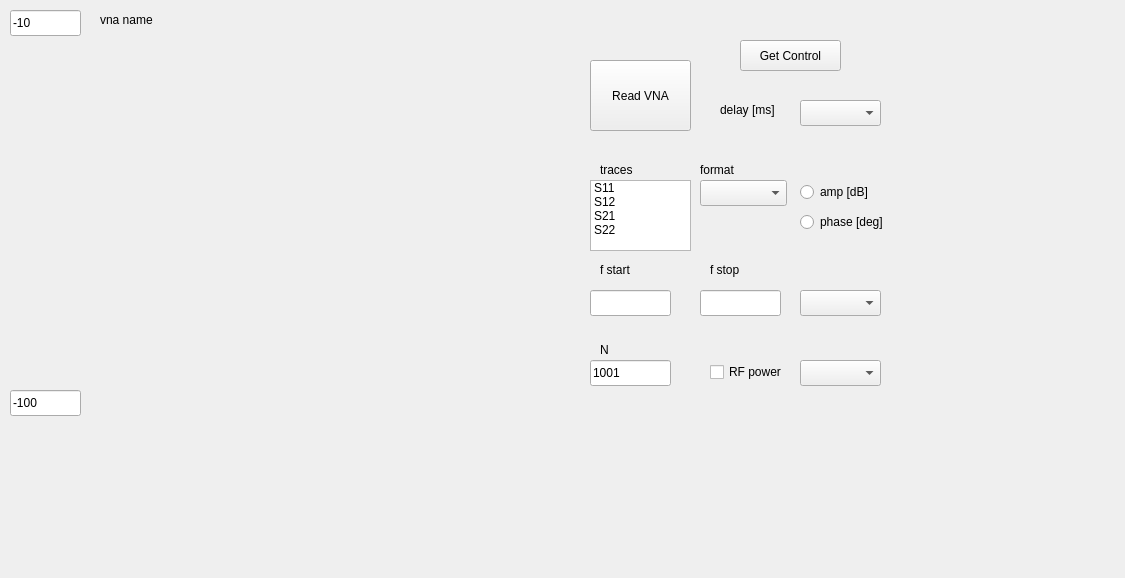
<?xml version="1.0" encoding="UTF-8"?>
<ui version="4.0">
 <class>vna</class>
 <widget class="QWidget" name="vna">
  <property name="geometry">
   <rect>
    <x>0</x>
    <y>0</y>
    <width>1125</width>
    <height>578</height>
   </rect>
  </property>
  <property name="windowTitle">
   <string>Form</string>
  </property>
  <widget class="QWidget" name="plotWidgetPlaceholder" native="true">
   <property name="geometry">
    <rect>
     <x>20</x>
     <y>40</y>
     <width>550</width>
     <height>350</height>
    </rect>
   </property>
  </widget>
  <widget class="QPushButton" name="getTrace">
   <property name="geometry">
    <rect>
     <x>590</x>
     <y>60</y>
     <width>101</width>
     <height>71</height>
    </rect>
   </property>
   <property name="text">
    <string>Read VNA</string>
   </property>
  </widget>
  <widget class="QLabel" name="label_name">
   <property name="geometry">
    <rect>
     <x>100</x>
     <y>10</y>
     <width>411</width>
     <height>20</height>
    </rect>
   </property>
   <property name="text">
    <string>vna name</string>
   </property>
  </widget>
  <widget class="QLabel" name="traceLabel">
   <property name="geometry">
    <rect>
     <x>600</x>
     <y>160</y>
     <width>63</width>
     <height>20</height>
    </rect>
   </property>
   <property name="text">
    <string>traces</string>
   </property>
  </widget>
  <widget class="QLineEdit" name="fstartEntry">
   <property name="geometry">
    <rect>
     <x>590</x>
     <y>290</y>
     <width>81</width>
     <height>26</height>
    </rect>
   </property>
  </widget>
  <widget class="QLineEdit" name="fstopEntry">
   <property name="geometry">
    <rect>
     <x>700</x>
     <y>290</y>
     <width>81</width>
     <height>26</height>
    </rect>
   </property>
  </widget>
  <widget class="QLabel" name="fstartLabel">
   <property name="geometry">
    <rect>
     <x>600</x>
     <y>260</y>
     <width>63</width>
     <height>20</height>
    </rect>
   </property>
   <property name="text">
    <string>f start</string>
   </property>
  </widget>
  <widget class="QLabel" name="fstopLabel">
   <property name="geometry">
    <rect>
     <x>710</x>
     <y>260</y>
     <width>63</width>
     <height>20</height>
    </rect>
   </property>
   <property name="text">
    <string>f stop</string>
   </property>
  </widget>
  <widget class="QLabel" name="NLabel">
   <property name="geometry">
    <rect>
     <x>600</x>
     <y>340</y>
     <width>31</width>
     <height>20</height>
    </rect>
   </property>
   <property name="text">
    <string>N</string>
   </property>
  </widget>
  <widget class="QLineEdit" name="NEntry">
   <property name="geometry">
    <rect>
     <x>590</x>
     <y>360</y>
     <width>81</width>
     <height>26</height>
    </rect>
   </property>
   <property name="text">
    <string>1001</string>
   </property>
  </widget>
  <widget class="QListWidget" name="tracelistWidget">
   <property name="geometry">
    <rect>
     <x>590</x>
     <y>180</y>
     <width>101</width>
     <height>71</height>
    </rect>
   </property>
   <property name="selectionMode">
    <enum>QAbstractItemView::SelectionMode::MultiSelection</enum>
   </property>
   <item>
    <property name="text">
     <string>S11</string>
    </property>
   </item>
   <item>
    <property name="text">
     <string>S12</string>
    </property>
   </item>
   <item>
    <property name="text">
     <string>S21</string>
    </property>
   </item>
   <item>
    <property name="text">
     <string>S22</string>
    </property>
   </item>
  </widget>
  <widget class="QPushButton" name="reqCtrl">
   <property name="geometry">
    <rect>
     <x>740</x>
     <y>40</y>
     <width>101</width>
     <height>31</height>
    </rect>
   </property>
   <property name="text">
    <string>Get Control</string>
   </property>
  </widget>
  <widget class="QComboBox" name="f_units_comboBox">
   <property name="geometry">
    <rect>
     <x>800</x>
     <y>290</y>
     <width>81</width>
     <height>26</height>
    </rect>
   </property>
  </widget>
  <widget class="QLineEdit" name="ymaxEntry">
   <property name="geometry">
    <rect>
     <x>10</x>
     <y>10</y>
     <width>71</width>
     <height>26</height>
    </rect>
   </property>
   <property name="text">
    <string>-10</string>
   </property>
  </widget>
  <widget class="QLineEdit" name="yminEntry">
   <property name="geometry">
    <rect>
     <x>10</x>
     <y>390</y>
     <width>71</width>
     <height>26</height>
    </rect>
   </property>
   <property name="text">
    <string>-100</string>
   </property>
  </widget>
  <widget class="QComboBox" name="format_comboBox">
   <property name="geometry">
    <rect>
     <x>700</x>
     <y>180</y>
     <width>87</width>
     <height>26</height>
    </rect>
   </property>
  </widget>
  <widget class="QRadioButton" name="radioA">
   <property name="geometry">
    <rect>
     <x>800</x>
     <y>180</y>
     <width>121</width>
     <height>24</height>
    </rect>
   </property>
   <property name="text">
    <string>amp [dB]</string>
   </property>
  </widget>
  <widget class="QRadioButton" name="radioB">
   <property name="geometry">
    <rect>
     <x>800</x>
     <y>210</y>
     <width>121</width>
     <height>24</height>
    </rect>
   </property>
   <property name="text">
    <string>phase [deg]</string>
   </property>
  </widget>
  <widget class="QComboBox" name="power_comboBox">
   <property name="geometry">
    <rect>
     <x>800</x>
     <y>360</y>
     <width>81</width>
     <height>26</height>
    </rect>
   </property>
  </widget>
  <widget class="QLabel" name="format_label">
   <property name="geometry">
    <rect>
     <x>700</x>
     <y>160</y>
     <width>63</width>
     <height>20</height>
    </rect>
   </property>
   <property name="text">
    <string>format</string>
   </property>
  </widget>
  <widget class="QCheckBox" name="RF_checkBox">
   <property name="geometry">
    <rect>
     <x>710</x>
     <y>360</y>
     <width>90</width>
     <height>24</height>
    </rect>
   </property>
   <property name="text">
    <string>RF power</string>
   </property>
  </widget>
  <widget class="QComboBox" name="delay_comboBox">
   <property name="geometry">
    <rect>
     <x>800</x>
     <y>100</y>
     <width>81</width>
     <height>26</height>
    </rect>
   </property>
  </widget>
  <widget class="QLabel" name="label">
   <property name="geometry">
    <rect>
     <x>720</x>
     <y>100</y>
     <width>71</width>
     <height>20</height>
    </rect>
   </property>
   <property name="text">
    <string>delay [ms]</string>
   </property>
  </widget>
 </widget>
 <resources/>
 <connections/>
</ui>
